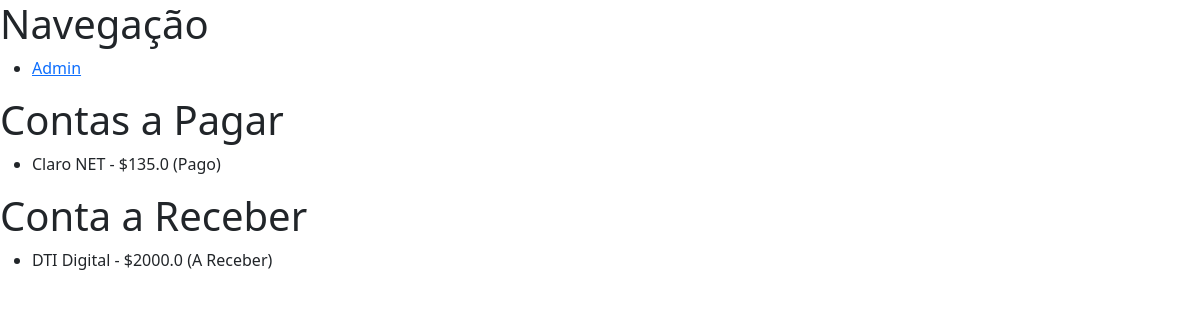
Before: / with the older database file.
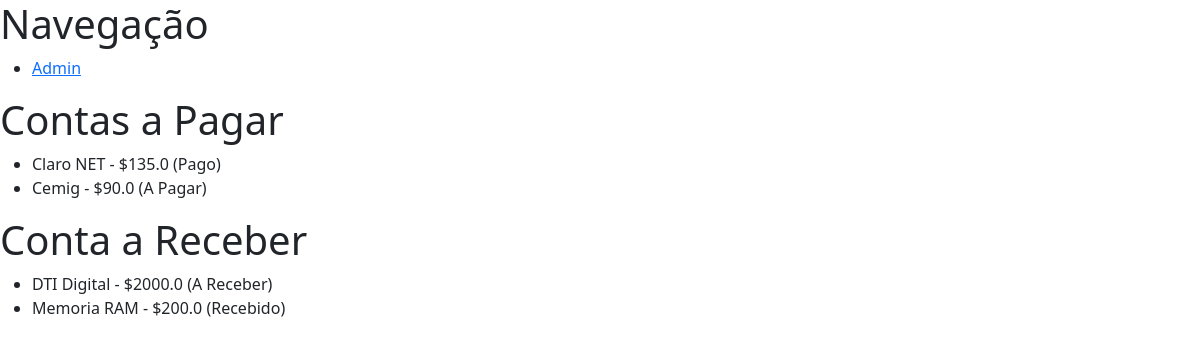
After: the same page with the newer database file.
### finances_app/models/conta_pagar.py (models this page shows)
class ContaPagar(models.Model):
    SITUACAO = [
        (0, 'A Pagar'),
        (1, 'Pago'),
    ]
    valor = models.FloatField()
    descricao = models.CharField(max_length=60)
    data_vencimento = models.DateField()
    data_pagamento = models.DateField(default=None, blank=True, null=True)
    forma_pagamento = models.ForeignKey(FormaPagamento, on_delete=models.CASCADE)
    classificacao = models.ForeignKey(Classificacao, on_delete=models.CASCADE)
    situacao = models.IntegerField(choices=SITUACAO)
    def __str__(self):
        self.option = {
            0: 'A Pagar',
            1: 'Pago',
        }[self.situacao]
        return '{self.descricao} - ${self.valor} ({self.option})'.format(self=self)
    class Meta:
        verbose_name_plural = "Contas a Pagar"

### finances_app/models/conta_receber.py (models this page shows)
class ContaReceber(models.Model):
    SITUACAO = [
        (0, 'A Receber'),
        (1, 'Recebido'),
    ]
    valor = models.FloatField()
    descricao = models.CharField(max_length=60)
    data_expectativa = models.DateField()
    data_recebimento = models.DateField(default=None, blank=True, null=True)
    forma_pagamento = models.ForeignKey(FormaPagamento, on_delete=models.CASCADE)
    classificacao = models.ForeignKey(Classificacao, on_delete=models.CASCADE)
    situacao = models.IntegerField(choices=SITUACAO)
    def __str__(self):
        self.option = {
            0: 'A Receber',
            1: 'Recebido',
        }[self.situacao]
        return '{self.descricao} - ${self.valor} ({self.option})'.format(self=self)
    class Meta:
        verbose_name_plural = "Contas a Receber"

### finances_app/views.py (the view)
def index(request):
    contas_pagar = ContaPagar.objects.all()
    contas_receber = ContaReceber.objects.all()
    data = {
        'contas_pagar': contas_pagar,
        'contas_receber': contas_receber,
    }
    return render(request, 'index.html', data)

### finances_app/templates/index.html (shortened to what this page needs)
<!DOCTYPE html>
<html lang="en">
<head>
  <link href="https://cdn.jsdelivr.net/npm/bootstrap@5.0.2/dist/css/bootstrap.min.css" rel="stylesheet"
>
  <link rel="stylesheet" href="https://unpkg.com/tachyons@4.12.0/css/tachyons.min.css" />
</head>
<body>
  <main>
    <nav>
      <h1> Navegação </h1>
      <ul>
        <li>
          <a href="/admin"> Admin </a>
        </li>
      </ul>
    </nav>
    <section>
      <h1> Contas a Pagar </h1>
      {% if contas_pagar %}
      <ul>
        {% for conta_pagar in contas_pagar %}
        <li> {{ conta_pagar }} </li>
        {% endfor %}
      </ul>
      {% else %}
      <p> Sem contas a pagar </p>
      {% endif %}
    </section>
    <section>
      <h1> Conta a Receber </h1>
      {% if contas_receber %}
      <ul>
        {% for conta_receber in contas_receber %}
        <li> {{ conta_receber }} </li>
        {% endfor %}
      </ul>
      {% else %}
      <p> Sem contas a receber </p>
      {% endif %}
    </section>
  </main>
</body>
</html>

Changed rows visible on the page:
added ContaPagar: situacao+descricao+valor "Cemig - $90.0 (A Pagar)"
added ContaReceber: situacao+descricao+valor "Memoria RAM - $200.0 (Recebido)"
